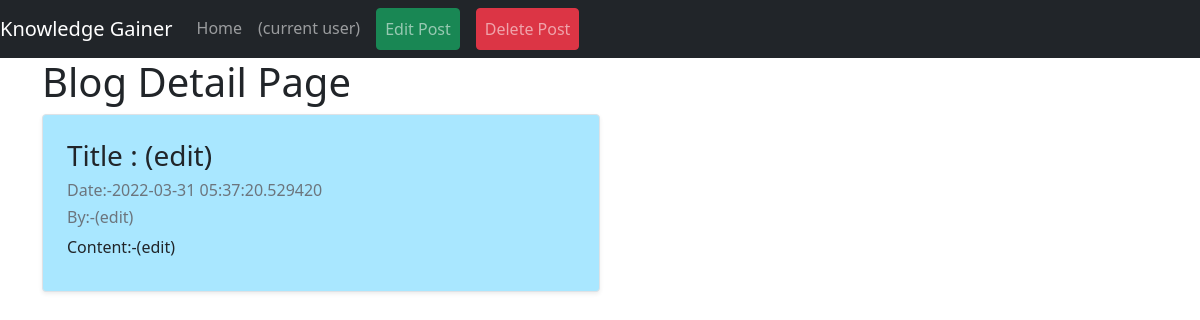
/detail/1, run on the app's committed database.
### app.py (models this page shows)
class Blog(db.Model):
    Blog_id =  db.Column(db.Integer,primary_key=True)
    title =  db.Column(db.String(80),nullable=False)
    author =  db.Column(db.String(80),nullable=False)
    content =  db.Column(db.String(80),nullable=False)
    pub_date =  db.Column(db.DateTime(),nullable=False,default = datetime.utcnow)

### app.py (the view)
@app.route('/detail/<int:id>')
def detail(id):
    show = Blog.query.get(id)
    print(id)
    return render_template('detail.html',show=show)

### templates/detail.html (shortened to what this page needs)
<!DOCTYPE html>
<html lang="en">
<head>
      <link href="https://cdn.jsdelivr.net/npm/bootstrap@5.1.3/dist/css/bootstrap.min.css" rel="stylesheet"
>
</head>
<nav class="navbar navbar-expand-lg navbar-dark bg-dark">
    <a class="navbar-brand" href="#">Knowledge Gainer</a>
    <div class="collapse navbar-collapse" id="navbarSupportedContent">
      <ul class="navbar-nav mr-auto">
        <li class="nav-item active">
          <a class="nav-link" href="/">Home </a>
        </li>
        <li class="nav-item">
          <a class="nav-link" href="/blog_post">{{current_user.username}}(current user)</a>
        </li>
        <li class="nav-item">
          <a class="nav-link btn btn-success mx-2" href="/edit/{{show.Blog_id}}">Edit Post</a>
        </li>
        <li class="nav-item">
          <a class="nav-link btn btn-danger mx-2" href="/delete/{{show.Blog_id}}">Delete Post</a>
        </li>
    </ul>
    </div>
  </nav>
  <div class="container">
  <h1>Blog Detail Page</h1>
  <div class="col-md-6">
    <div class="row g-0 border rounded overflow-hidden flex-md-row mb-4 shadow-sm h-md-250 position-relative" style="background-color:rgb(169, 231, 255);">
        <div class="col p-4 d-flex flex-column position-static">
            <h3 class="mb-2">Title : {{show.title}}</h3>
            <h6 class="mb-2 text-muted">Date:-{{show.pub_date}}</h6>
            <h6 class="mb-2 text-muted">By:-{{show.author}}</h6>
            <p class="card-text mb-2">Content:-{{show.content}}</p>
        </div>
    </div>
</div>
    </body>
</html>

### data on the page
Blog: title "(edit)", pub_date "2022-03-31 05:37:20.529420", author "(edit)", content "(edit)"
